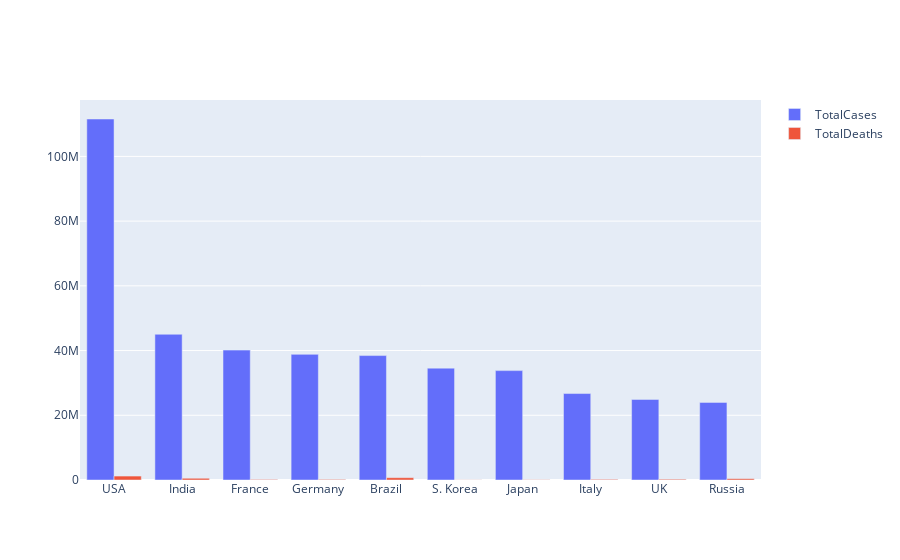

Source (notebook cell):
### Markdown cell above
# Grouped Bar Chart

### Code cell
import plotly.graph_objects as go
#animals=['giraffes', 'orangutans', 'monkeys']

fig = go.Figure(data=[
    go.Bar(name='TotalCases', x=df["Country,Other"][:10], y=df["TotalCases"][:10]),
    go.Bar(name='TotalDeaths', x=df["Country,Other"][:10], y=df["TotalDeaths"][:10])
])
# Change the bar mode
fig.update_layout(barmode='group')
fig.show()

### Figure 1 — Plotly figure (JSON) as saved in the notebook; plotly's stock layout.template omitted (floating-point values rounded to 4 significant figures)
{"data": [{"name": "TotalCases", "type": "bar", "x": ["USA", "India", "France", "Germany", "Brazil", "S. Korea", "Japan", "Italy", "UK", "Russia"], "y": [111558488, 45030212, 40138560, 38822474, 38452504, 34571873, 33803572, 26719511, 24902971, 23983769]}, {"name": "TotalDeaths", "type": "bar", "x": ["USA", "India", "France", "Germany", "Brazil", "S. Korea", "Japan", "Italy", "UK", "Russia"], "y": [1216367, 533495, 167642, 182649, 709963, 35934, 74694, 196348, 232112, 402329]}], "layout": {"barmode": "group"}}
